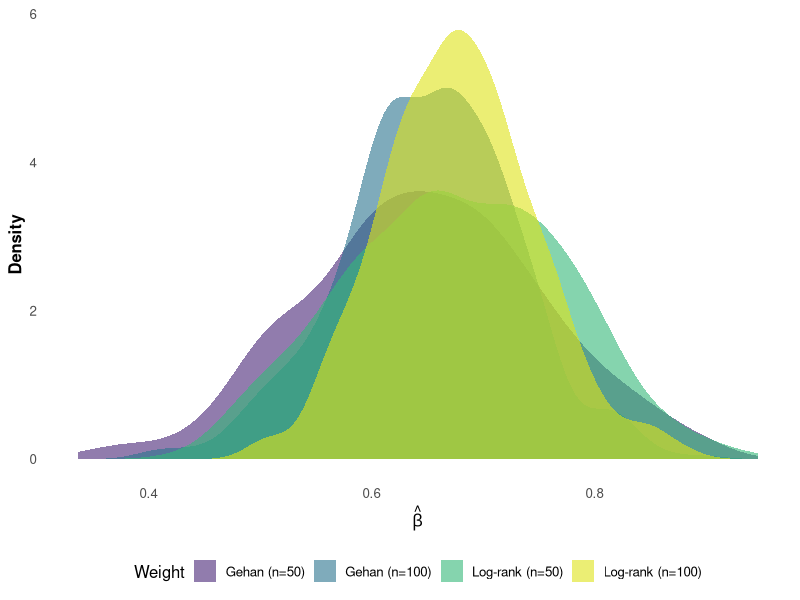
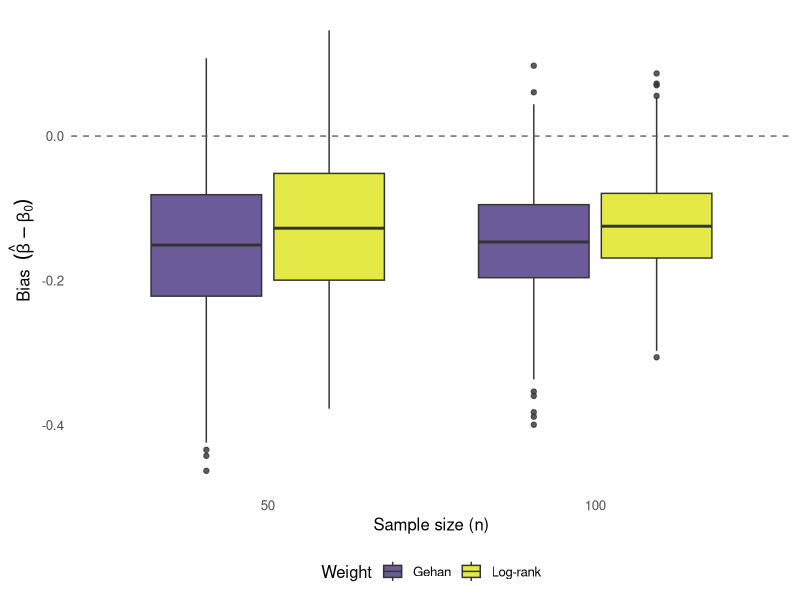
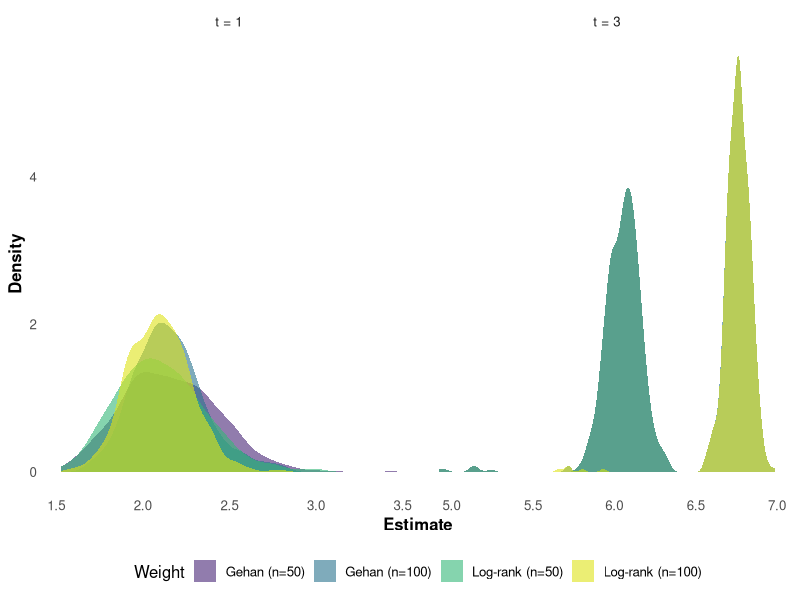

These figures' R source, in order:
# =============================================================================
# Figures 2-5 of the paper, drawn from the per-replication output
# simulation_results.csv (500 replications for each of n = 50 and n = 100).
# Set the working directory to this folder before running.
#
#   Figure 2  figure4_density.png                        densities of beta-hat
#   Figure 3  figure1_bias_comparison.png                boxplots of the bias of beta-hat
#   Figure 4  figure5_lambda_comparison.png              Lambda_0(1) and Lambda_0(3) estimates
#   Figure 5  figure8_lambda_density_faceted_t1_t3.png   densities of Lambda_0(1), Lambda_0(3)
#
# The file names are the ones used by \includegraphics in the manuscript.
# =============================================================================

library(ggplot2)
library(dplyr)
library(gridExtra)
library(viridis)

theme_set(
  theme_minimal(base_size = 12) +
    theme(panel.grid.major = element_blank(),
          panel.grid.minor = element_blank())
)

res <- read.csv("simulation_results.csv")
beta_0 <- 0.8

group_label <- function(weight, n) {
  factor(paste0(weight, " (n=", n, ")"),
         levels = c("Gehan (n=50)", "Gehan (n=100)", "Log-rank (n=50)", "Log-rank (n=100)"))
}

# ---- Figure 2: densities of beta-hat ----------------------------------------
beta_long <- rbind(
  data.frame(n = res$SampleSize, weight = "Gehan",    value = res$EstimatedThetaG_P),
  data.frame(n = res$SampleSize, weight = "Log-rank", value = res$EstimatedThetaLR_P)
) %>% mutate(group = group_label(weight, n))

fig_beta_density <- ggplot(beta_long, aes(x = value, fill = group)) +
  geom_density(alpha = 0.6, colour = NA) +
  labs(x = expression(hat(beta)), y = "Density", fill = "Weight") +
  scale_fill_viridis_d(option = "viridis", begin = 0.10, end = 0.95) +
  theme(legend.position = "bottom", axis.title = element_text(face = "bold"))
ggsave("figure4_density.png", fig_beta_density, width = 10, height = 6, dpi = 300)

# ---- Figure 3: boxplots of the bias of beta-hat ------------------------------
fig_beta_bias <- ggplot(beta_long %>% mutate(bias = value - beta_0),
                        aes(x = factor(n), y = bias, fill = weight)) +
  geom_boxplot(alpha = 0.8) +
  geom_hline(yintercept = 0, linetype = "dashed", colour = "grey40") +
  labs(x = "Sample size (n)", y = expression("Bias  " * (hat(beta) - beta[0])), fill = "Weight") +
  scale_fill_viridis_d(option = "viridis", begin = 0.15, end = 0.95) +
  theme(legend.position = "bottom")
ggsave("figure1_bias_comparison.png", fig_beta_bias, width = 8, height = 6, dpi = 300)

# ---- Figures 4 and 5: Lambda_0(1) and Lambda_0(3) ----------------------------
lambda_long <- rbind(
  data.frame(n = res$SampleSize, weight = "Gehan",    t = "t = 1", value = res$EstimatedLambdaG_P1),
  data.frame(n = res$SampleSize, weight = "Gehan",    t = "t = 3", value = res$EstimatedLambdaG_P2),
  data.frame(n = res$SampleSize, weight = "Log-rank", t = "t = 1", value = res$EstimatedLambdaLR_P1),
  data.frame(n = res$SampleSize, weight = "Log-rank", t = "t = 3", value = res$EstimatedLambdaLR_P2)
) %>% mutate(group = group_label(weight, n),
             t = factor(t, levels = c("t = 1", "t = 3")))

box_lambda <- function(tt, ylab) {
  ggplot(filter(lambda_long, t == tt), aes(x = factor(n), y = value, fill = weight)) +
    geom_boxplot(alpha = 0.8) +
    labs(x = "Sample size (n)", y = ylab, fill = "Weight") +
    scale_fill_viridis_d(option = "viridis", begin = 0.15, end = 0.95) +
    theme(legend.position = "bottom")
}
fig_lambda_box <- arrangeGrob(box_lambda("t = 1", expression(hat(Lambda)[0](1))),
                              box_lambda("t = 3", expression(hat(Lambda)[0](3))), ncol = 2)
ggsave("figure5_lambda_comparison.png", fig_lambda_box, width = 12, height = 6, dpi = 300)

fig_lambda_density <- ggplot(lambda_long, aes(x = value, fill = group)) +
  geom_density(alpha = 0.6, colour = NA) +
  facet_wrap(~ t, scales = "free_x", ncol = 2) +
  labs(x = "Estimate", y = "Density", fill = "Weight") +
  scale_fill_viridis_d(option = "viridis", begin = 0.10, end = 0.95) +
  theme(legend.position = "bottom", axis.title = element_text(face = "bold"))
ggsave("figure8_lambda_density_faceted_t1_t3.png", fig_lambda_density, width = 12, height = 6, dpi = 300)

message("Figures written: figure4_density.png, figure1_bias_comparison.png, ",
        "figure5_lambda_comparison.png, figure8_lambda_density_faceted_t1_t3.png")
